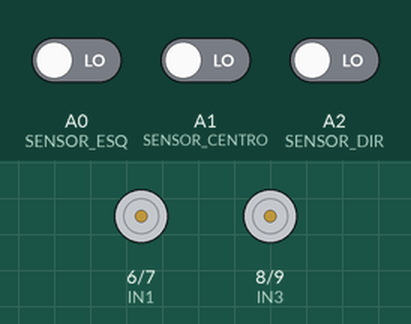
Simulated run of this sketch. Board: Arduino Uno, built with avr-gcc and run on an emulated ATmega328P. Shown: motor-driver pin pairs drawn as motors (green arrow = first pin HIGH = forward, orange = second pin HIGH = backward, longer = more drive, scaled by the enable pin). The inputs (shaded band) are chosen by the test bench; at power-on: A1 (SENSOR_CENTRO) LOW, A0 (SENSOR_ESQ) LOW, A2 (SENSOR_DIR) LOW.

Above: at 1.2 s.
1.3 s: A1 (SENSOR_CENTRO) driven HIGH
At 1.8 s:
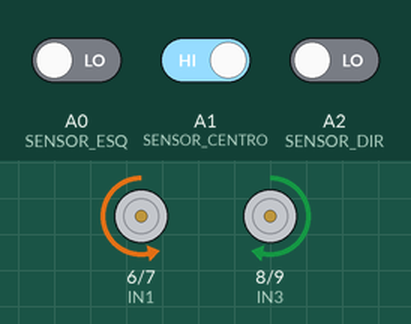
2.8 s: A0 (SENSOR_ESQ) driven HIGH
At 4.0 s:
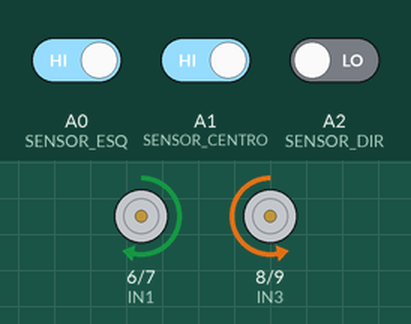
4.3 s: A2 (SENSOR_DIR) driven HIGH
At 5.1 s:
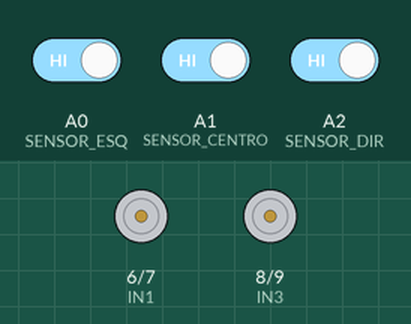
5.8 s: A1 (SENSOR_CENTRO) driven LOW
At 6.5 s:
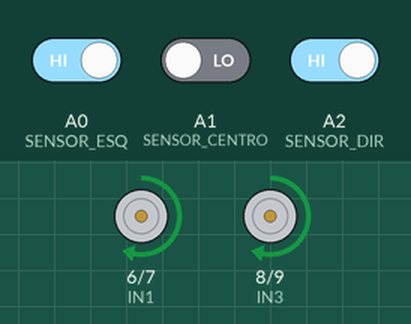
7.3 s: A0 (SENSOR_ESQ) driven LOW
At 7.6 s:
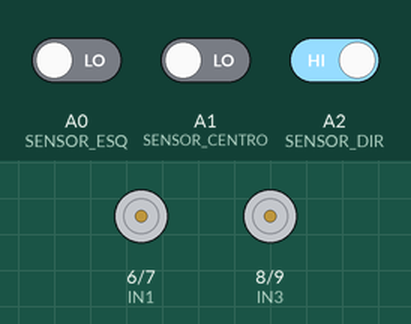
Timing chart, 0 to 9.8 s (numbered marks = the images above; inputs shaded):
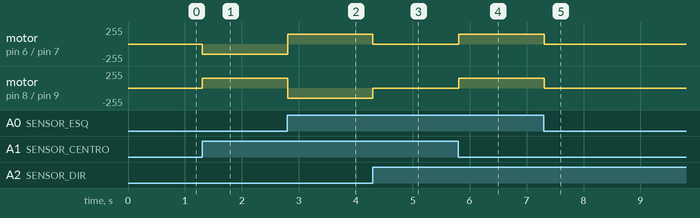

The sketch:

seguidor_linha.ino
```cpp
// ----------------------------------------------------------
// Robô Mamute - Modo Seguidor de Linha
// Placa: Arduino UNO
// Driver de motor: L298N
// Sensores: 3 sensores de linha IR digitais (esq, centro, dir)
// ----------------------------------------------------------

// ------------------------ Pinos Motores -------------------
const int ENA = 5;   // Enable motor A (PWM) - lado esquerdo
const int IN1 = 6;   // IN1 L298N - motor A
const int IN2 = 7;   // IN2 L298N - motor A

const int IN3 = 8;   // IN3 L298N - motor B
const int IN4 = 9;   // IN4 L298N - motor B
const int ENB = 10;  // Enable motor B (PWM) - lado direito

// ------------------------ Pinos Sensores de Linha --------
const int SENSOR_ESQ   = A0;  // Sensor de linha esquerda
const int SENSOR_CENTRO= A1;  // Sensor de linha central
const int SENSOR_DIR   = A2;  // Sensor de linha direita

// Velocidade padrão (0 a 255)
int velocidadeBase = 150;

// Se o sensor retornar LOW sobre a linha preta, use:
const int SINAL_LINHA = LOW;
// Se o seu sensor for invertido (linha = HIGH), troque para:
// const int SINAL_LINHA = HIGH;

void setup() {
  // Configuração dos pinos dos motores
  pinMode(ENA, OUTPUT);
  pinMode(IN1, OUTPUT);
  pinMode(IN2, OUTPUT);
  pinMode(IN3, OUTPUT);
  pinMode(IN4, OUTPUT);
  pinMode(ENB, OUTPUT);

  // Configuração dos sensores de linha
  pinMode(SENSOR_ESQ, INPUT);
  pinMode(SENSOR_CENTRO, INPUT);
  pinMode(SENSOR_DIR, INPUT);

  // Opcional: Serial para depuração
  Serial.begin(9600);

  parar();
}

void loop() {
  // Leitura dos sensores
  int leituraEsq    = digitalRead(SENSOR_ESQ);
  int leituraCentro = digitalRead(SENSOR_CENTRO);
  int leituraDir    = digitalRead(SENSOR_DIR);

  // Envie para o monitor serial se quiser depurar
  // Serial.print("E: "); Serial.print(leituraEsq);
  // Serial.print(" C: "); Serial.print(leituraCentro);
  // Serial.print(" D: "); Serial.println(leituraDir);

  bool esqNaLinha    = (leituraEsq    == SINAL_LINHA);
  bool centroNaLinha = (leituraCentro == SINAL_LINHA);
  bool dirNaLinha    = (leituraDir    == SINAL_LINHA);

  // Decisão de movimento
  if (centroNaLinha && !esqNaLinha && !dirNaLinha) {
    // Apenas o centro vê a linha: seguir em frente
    frente(velocidadeBase);
  }
  else if (esqNaLinha && !centroNaLinha) {
    // Linha mais para o lado esquerdo: virar para a esquerda
    virarEsquerda(velocidadeBase);
  }
  else if (dirNaLinha && !centroNaLinha) {
    // Linha mais para o lado direito: virar para a direita
    virarDireita(velocidadeBase);
  }
  else {
    // Caso incerto (nenhum sensor ou todos sobre a linha): parar
    // Aqui você pode implementar alguma correção mais avançada.
    parar();
  }

  delay(10); // pequeno atraso para suavizar a leitura
}

// ------------------------ Funções de Movimento -----------

void frente(int vel) {
  // Motor esquerdo para frente
  digitalWrite(IN1, HIGH);
  digitalWrite(IN2, LOW);

  // Motor direito para frente
  digitalWrite(IN3, HIGH);
  digitalWrite(IN4, LOW);

  analogWrite(ENA, vel);
  analogWrite(ENB, vel);
}

void tras(int vel) {
  // Motor esquerdo para trás
  digitalWrite(IN1, LOW);
  digitalWrite(IN2, HIGH);

  // Motor direito para trás
  digitalWrite(IN3, LOW);
  digitalWrite(IN4, HIGH);

  analogWrite(ENA, vel);
  analogWrite(ENB, vel);
}

void virarEsquerda(int vel) {
  // Motor esquerdo para trás
  digitalWrite(IN1, LOW);
  digitalWrite(IN2, HIGH);

  // Motor direito para frente
  digitalWrite(IN3, HIGH);
  digitalWrite(IN4, LOW);

  analogWrite(ENA, vel);
  analogWrite(ENB, vel);
}

void virarDireita(int vel) {
  // Motor esquerdo para frente
  digitalWrite(IN1, HIGH);
  digitalWrite(IN2, LOW);

  // Motor direito para trás
  digitalWrite(IN3, LOW);
  digitalWrite(IN4, HIGH);

  analogWrite(ENA, vel);
  analogWrite(ENB, vel);
}

void parar() {
  digitalWrite(IN1, LOW);
  digitalWrite(IN2, LOW);
  digitalWrite(IN3, LOW);
  digitalWrite(IN4, LOW);

  analogWrite(ENA, 0);
  analogWrite(ENB, 0);
}
```

Measured:
- after the input at 1.3 s, motor on pin 6 (IN1) / pin 7 (IN2): stopped → backward 150/255 at once; motor on pin 8 (IN3) / pin 9 (IN4): stopped → forward 150/255 at once
- after the input at 2.8 s, motor on pin 6 (IN1) / pin 7 (IN2): backward 150/255 → forward 150/255 at once; motor on pin 8 (IN3) / pin 9 (IN4): forward 150/255 → backward 150/255 at once
- after the input at 4.3 s, motor on pin 6 (IN1) / pin 7 (IN2): forward 150/255 → stopped at once; motor on pin 8 (IN3) / pin 9 (IN4): backward 150/255 → stopped at once
- after the input at 5.8 s, motor on pin 6 (IN1) / pin 7 (IN2), motor on pin 8 (IN3) / pin 9 (IN4): stopped → forward 150/255 at once
- after the input at 7.3 s, motor on pin 6 (IN1) / pin 7 (IN2), motor on pin 8 (IN3) / pin 9 (IN4): forward 150/255 → stopped at once
